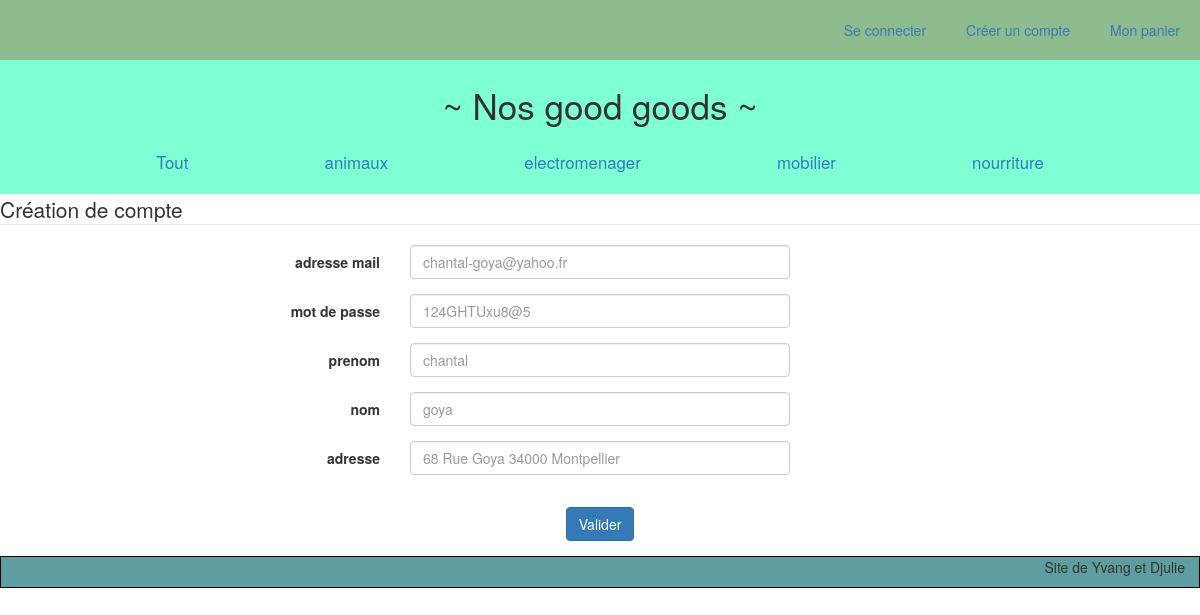
The app's page /indexx.php?action=formCreationCompte&controller=ControllerUtilisateur with its own data.
### tables this page shows
CREATE TABLE `categories` (
  `nomCategorie` varchar(32) NOT NULL
);

### controller/ControllerUtilisateur.php (called while the page is built, shortened)
<?php
class ControllerUtilisateur {
    public static function formCreationCompte(){
        require(File::build_path(array("view", "view.php")));
    }
    }

### indexx.php (called while the page is built, shortened)
<?php
require_once File::build_path(array('controller', 'routeur.php'));

### config/Configuration.php (called while the page is built, shortened)
<?php
class Configuration
{
    static private $databases = array(
        'hostname' => 'webinfo',
        'database' => 'nussbaumerj',
        'login' => 'nussbaumerj',
        'password' => '7092021'
    );
    static public function getLogin()
    {
        return self::$databases['login'];
    }
    static public function getHostname()
    {
        return self::$databases['hostname'];
    }
    static public function getDatabase()
    {
        return self::$databases['database'];
    }
    static public function getPassword()
    {
        return self::$databases['password'];
    }
}

### model/Model.php (called while the page is built, shortened)
<?php
require_once(File::build_path(array("config", "Configuration.php")));
class Model {
    private static $pdo = NULL;
    public static function init()
    {
        $login = Configuration::getLogin();
        $hostname = Configuration::getHostname();
        $database_name = Configuration::getDatabase();
        $password = Configuration::getPassword();
        try {
            self::$pdo = new PDO("mysql:host=$hostname;dbname=$database_name", $login, $password,
                array(PDO::MYSQL_ATTR_INIT_COMMAND => "SET NAMES utf8"));
            self::$pdo->setAttribute(PDO::ATTR_ERRMODE, PDO::ERRMODE_EXCEPTION);
        } catch (PDOException $e) {
            if (Configuration::getDebug()) {
                echo $e->getMessage();
                echo "erreur juste la";
            } else {
                echo 'Une erreur est survenue <a href=""> retour a la page d\'accueil </a>';
            }
            die();
        }
    }
    static public function getPDO()
    {
        return self::$pdo;
    }
}
?>

### model/ModelProduit.php (called while the page is built, shortened)
<?php
require_once(File::build_path(array("model", "Model.php")));
class ModelProduit
{
    public static function getAllCategories(){
        $rep = Model::getPDO()->query("SELECT * FROM categories");
        return $rep->fetchAll();
    }
}

### view/view.php (the view, shortened to what this page needs)
<!DOCTYPE html>
<html>
<head>
    <link rel="stylesheet" href="view/style.css">
</head>
<header>
    <div class="session">
        <?php
        if (!isset($_SESSION['utilisateur'])) {
            echo "<a href='indexx.php?action=formConnexion&controller=ControllerUtilisateur'>Se connecter</a>";
            echo "<a href='indexx.php?action=formCreationCompte&controller=ControllerUtilisateur'>Créer un compte</a>";
        }
        echo "<a href='indexx.php?action=voirPanier&controller=ControllerPanier'>Mon panier</a>";
        ?>
    </div>
    <div class="nom_site">~ Nos good goods ~</div>
    <div class="categories">
        <a href='indexx.php?'>Tout</a>
        <?php
        $tab_categorie = ModelProduit::getAllCategories();
        foreach ($tab_categorie as $categorie) {
            $categorie = $categorie['nomCategorie'];
            echo "<a href='indexx.php?action=readAll&controller=ControllerProduit&action=readAll&categorie=$categorie'> $categorie </a>";
        }
        ?>
    </div>
</header>
<body>
</body>
<footer>
    <p>
        Site de Yvang et Djulie
    </p>
</footer>
</html>

### view/style.css (style rules this page uses)
header { display: flex; flex-direction: column; background-color: aquamarine; }
.session { size: 50px; display: flex; justify-content: flex-end; background-color: darkseagreen; font-size: 100%; }
.session>a { margin: 20px; }
.nom_site { display: flex; justify-content: center; font-size: 250%; margin: 20px; }
.categories { font-size: 120%; display: flex; justify-content: space-evenly; margin: 20px; }
body { background-color: beige; display: flex; flex-direction: column; }
footer { background-color: cadetblue; border: 1px solid black; text-align:right; padding-right:1em; }

### records on screen
categories: nomCategorie "animaux"
categories: nomCategorie "electromenager"
categories: nomCategorie "mobilier"
categories: nomCategorie "nourriture"
